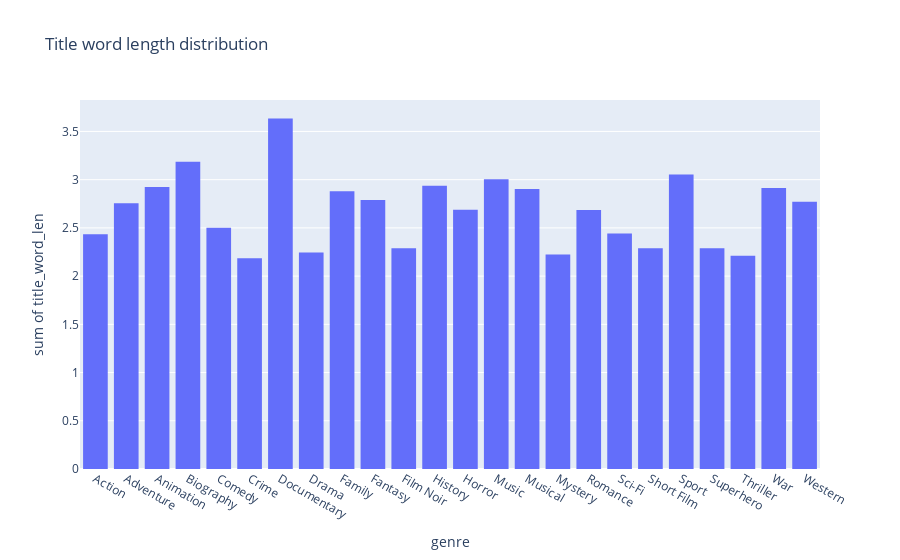

Notebook code for this chart:
### Code cell
fig = px.histogram(
    df_analysis.groupby(['genre'], as_index=False).title_word_len.mean(), 
    x='genre', 
    y='title_word_len', 
    title='Title word length distribution'
)
fig.show()

### Figure 1 — Plotly figure (JSON) as saved in the notebook; plotly's stock layout.template omitted (floating-point values rounded to 4 significant figures)
{"data": [{"alignmentgroup": "True", "bingroup": "x", "histfunc": "sum", "hovertemplate": "genre=%{x}<br>sum of title_word_len=%{y}<extra></extra>", "legendgroup": "", "marker": {"color": "#636efa", "pattern": {"shape": ""}}, "name": "", "offsetgroup": "", "orientation": "v", "showlegend": false, "type": "histogram", "x": ["Action", "Adventure", "Animation", "Biography", "Comedy", "Crime", "Documentary", "Drama", "Family", "Fantasy", "Film Noir", "History", "Horror", "Music", "Musical", "Mystery", "Romance", "Sci-Fi", "Short Film", "Sport", "Superhero", "Thriller", "War", "Western"], "xaxis": "x", "y": [2.434, 2.755, 2.925, 3.187, 2.502, 2.184, 3.635, 2.246, 2.88, 2.79, 2.29, 2.937, 2.688, 3.006, 2.902, 2.224, 2.686, 2.442, 2.29, 3.053, 2.29, 2.21, 2.913, 2.771], "yaxis": "y"}], "layout": {"barmode": "relative", "legend": {"tracegroupgap": 0}, "title": {"text": "Title word length distribution"}, "xaxis": {"anchor": "y", "domain": [0, 1], "title": {"text": "genre"}}, "yaxis": {"anchor": "x", "domain": [0, 1], "title": {"text": "sum of title_word_len"}}}}
